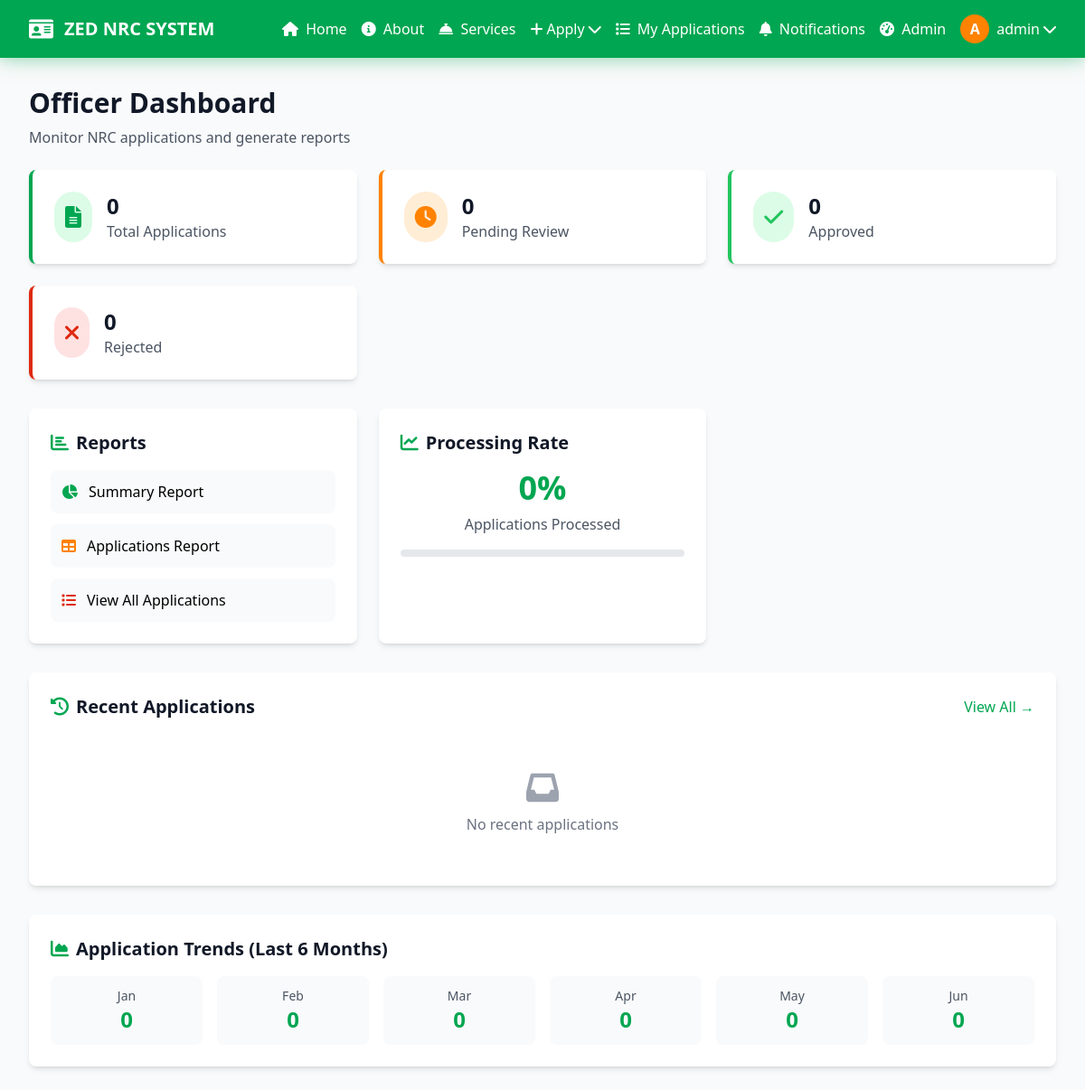
The app's page /officer-dashboard/ (signed in, upper part), older data.
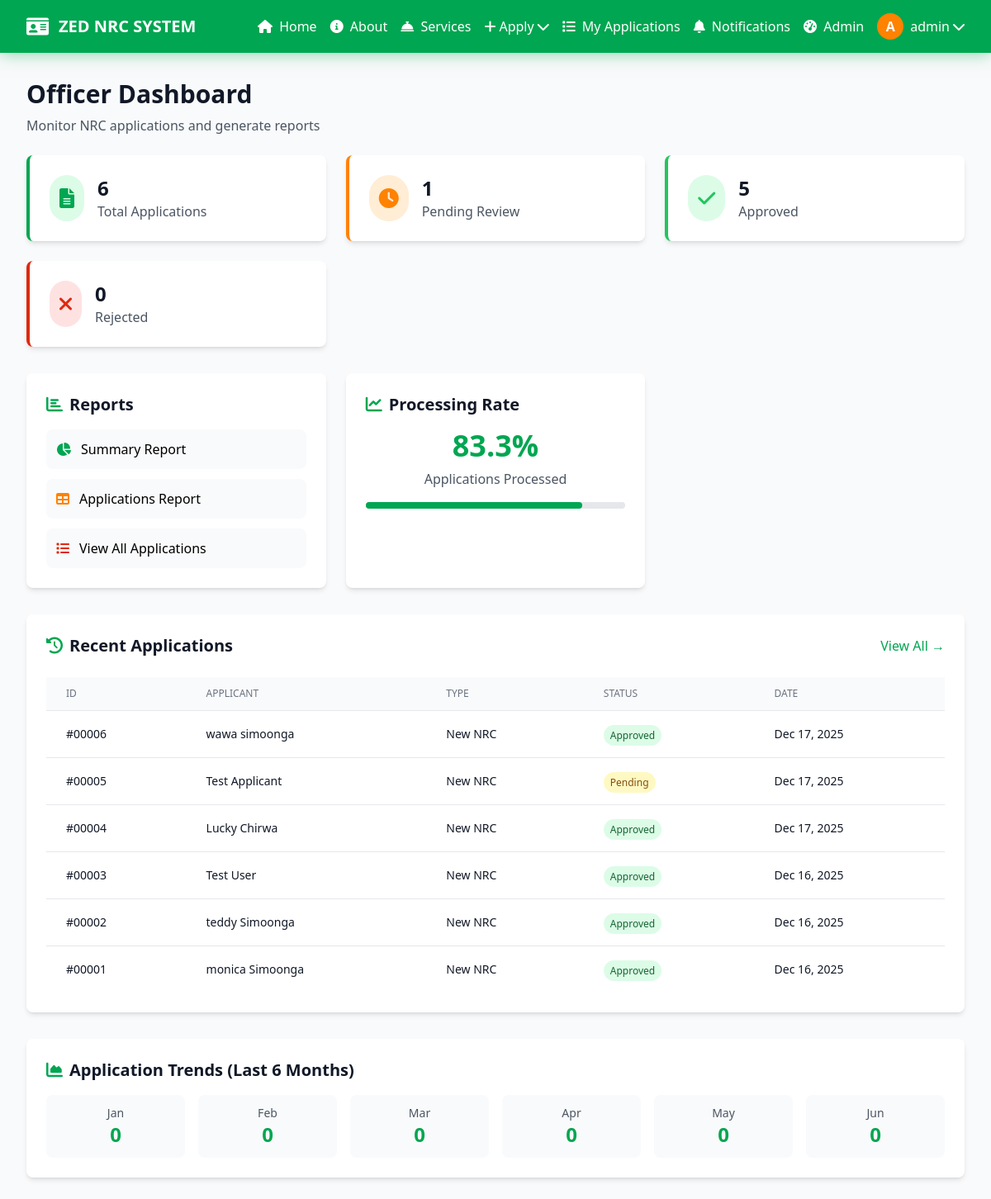
The same page, newer data.
### applications/models.py (models this page shows, shortened)
class NRCApplication(models.Model):
    STATUS_CHOICES = [
        ('pending', 'Pending'),
        ('approved', 'Approved'),
        ('rejected', 'Rejected'),
    ]
    user = models.ForeignKey(User, on_delete=models.CASCADE)
    application_type = models.CharField(max_length=20, choices=[('new', 'New NRC'), ('replacement', 'Replacement')])
    status = models.CharField(max_length=20, choices=STATUS_CHOICES, default='pending')
    created_at = models.DateTimeField(default=timezone.now)
    updated_at = models.DateTimeField(auto_now=True)
    village = models.CharField(max_length=100)
    district = models.CharField(max_length=100, default='Not provided')
    date_of_birth = models.DateField()
    place_of_birth = models.CharField(max_length=100)
    chief_name = models.CharField(max_length=100)
    sex = models.CharField(max_length=10, choices=[('M', 'Male'), ('F', 'Female')], default='M')
    photo = models.ImageField(upload_to='photos/applicants/', help_text='Upload your passport-size photo', blank=True, null=True)
    mother_full_name = models.CharField(max_length=200, default='Not provided')
    mother_village = models.CharField(max_length=100)
    mother_district = models.CharField(max_length=100, default='Not provided')
    mother_date_of_birth = models.DateField()
    mother_place_of_birth = models.CharField(max_length=100)
    mother_chief_name = models.CharField(max_length=100)
    father_full_name = models.CharField(max_length=200, default='Not provided')
    father_village = models.CharField(max_length=100)
    father_district = models.CharField(max_length=100, default='Not provided')
    father_date_of_birth = models.DateField()
    father_place_of_birth = models.CharField(max_length=100)
    father_chief_name = models.CharField(max_length=100)
    birth_certificate = models.FileField(upload_to='documents/birth_certificates/')
    under_five_card = models.FileField(upload_to='documents/under_five_cards/')
    old_nrc = models.FileField(upload_to='documents/old_nrc/', blank=True, null=True)  # For replacements
    replacement_reason = models.TextField(blank=True, help_text='Reason for NRC replacement')
    admin_notes = models.TextField(blank=True)
    nrc_number = models.CharField(max_length=20, blank=True, null=True, unique=True)
    nrc_front_image = models.CharField(max_length=255, blank=True, null=True)
    nrc_back_image = models.CharField(max_length=255, blank=True, null=True)
    nrc_generated_at = models.DateTimeField(blank=True, null=True)
    digital_signature = models.TextField(blank=True, null=True, help_text='Base64 encoded signature image')
    class Meta:
        ordering = ['-created_at']

### accounts/models.py (models this page shows, shortened)
class CustomUser(AbstractUser):
    phone_number = models.CharField(max_length=15, blank=True)
    nrc_number = models.CharField(max_length=20, blank=True, unique=True, null=True)
    profile_image = models.ImageField(upload_to='profile_images/', blank=True, null=True)
    bio = models.TextField(max_length=500, blank=True)
    otp_code = models.CharField(
        max_length=6,
        blank=True,
        null=True,
        default=None,        # ← Changed from "" to None (real change)
        editable=False,      # ← New attribute Django can't ignore
        verbose_name="OTP Code",
        help_text="Temporary 6-digit code"
    )
    otp_created_at = models.DateTimeField(
        blank=True,
        null=True,
        default=None,        # ← Changed from timezone.now to None
        editable=False,
        verbose_name="OTP Created At"
    )
    otp_verified = models.BooleanField(
        default=False,
        verbose_name="OTP Verified",
        editable=False       # ← Also added here
    )
    def get_initials(self):
        if self.first_name and self.last_name:
            return f"{self.first_name[0]}{self.last_name[0]}".upper()
        return self.username[0].upper() if self.username else "U"

### applications/views.py (the view)
# urls.py: path('officer-dashboard/', views.officer_dashboard, name='officer_dashboard'),
@login_required
def officer_dashboard(request):
    from .reports_service import ReportsService
    stats = ReportsService.get_dashboard_stats()
    recent_applications = NRCApplication.objects.order_by('-created_at')[:10]
    performance = ReportsService.get_performance_metrics()
    context = {
        **stats,
        'recent_applications': recent_applications,
        'monthly_data': performance['monthly_data'][:6],  # Last 6 months
        'processing_rate': performance['processing_rate'],
    }
    return render(request, 'applications/officer_dashboard.html', context)

### applications/reports_service.py (called while the page is built)
    @staticmethod
    def get_dashboard_stats():
        total_applications = NRCApplication.objects.count()
        pending_applications = NRCApplication.objects.filter(status='pending').count()
        approved_applications = NRCApplication.objects.filter(status='approved').count()
        rejected_applications = NRCApplication.objects.filter(status='rejected').count()
        return {
            'total_applications': total_applications,
            'pending_applications': pending_applications,
            'approved_applications': approved_applications,
            'rejected_applications': rejected_applications,
        }

### templates/applications/officer_dashboard.html (shortened to what the changed rows need)
{% extends 'base.html' %}
{% block content %}
<div class="max-w-7xl mx-auto fade-in-scroll">
    <div class="mb-6">
        <h1 class="text-3xl font-bold text-gray-900 mb-2">Officer Dashboard</h1>
    </div>
    <div class="grid grid-cols-1 md:grid-cols-4 gap-6 mb-8">
        <div class="bg-white rounded-lg shadow-md p-6 border-l-4 border-zambian-green card-hover">
            <div class="flex items-center">
                <div class="ml-4">
                    <p class="text-2xl font-bold text-gray-900">{{ total_applications }}</p>
                    <p class="text-gray-600">Total Applications</p>
                </div>
            </div>
        </div>
        <div class="bg-white rounded-lg shadow-md p-6 border-l-4 border-zambian-orange card-hover">
            <div class="flex items-center">
                <div class="ml-4">
                    <p class="text-2xl font-bold text-gray-900">{{ pending_applications }}</p>
                    <p class="text-gray-600">Pending Review</p>
                </div>
            </div>
        </div>
        <div class="bg-white rounded-lg shadow-md p-6 border-l-4 border-green-500 card-hover">
            <div class="flex items-center">
                <div class="ml-4">
                    <p class="text-2xl font-bold text-gray-900">{{ approved_applications }}</p>
                    <p class="text-gray-600">Approved</p>
                </div>
            </div>
        </div>
    </div>
    <div class="grid grid-cols-1 md:grid-cols-2 gap-6 mb-8">
        <div class="bg-white rounded-lg shadow-md p-6">
            <h2 class="text-xl font-semibold text-gray-900 mb-4">
                <i class="fas fa-chart-bar text-zambian-green mr-2"></i>Reports
            </h2>
        </div>
        <div class="bg-white rounded-lg shadow-md p-6">
            <h2 class="text-xl font-semibold text-gray-900 mb-4">
                <i class="fas fa-chart-line text-zambian-green mr-2"></i>Processing Rate
            </h2>
            <div class="text-center">
                <div class="text-4xl font-bold text-zambian-green mb-2">{{ processing_rate }}%</div>
                <p class="text-gray-600">Applications Processed</p>
            </div>
            <div class="mt-4 bg-gray-200 rounded-full h-2">
                <div class="bg-zambian-green h-2 rounded-full" style="width: {{ processing_rate }}%"></div>
            </div>
        </div>
    </div>
    <div class="bg-white rounded-lg shadow-md p-6 mb-8">
        <div class="flex items-center justify-between mb-6">
            <h2 class="text-xl font-semibold text-gray-900">
                <i class="fas fa-history text-zambian-green mr-2"></i>Recent Applications
            </h2>
        </div>
        {% if recent_applications %}
        <div class="overflow-x-auto">
            <table class="min-w-full divide-y divide-gray-200">
                <thead class="bg-gray-50">
                    <tr>
                        <th class="px-6 py-3 text-left text-xs font-medium text-gray-500 uppercase">ID</th>
                        <th class="px-6 py-3 text-left text-xs font-medium text-gray-500 uppercase">Applicant</th>
                        <th class="px-6 py-3 text-left text-xs font-medium text-gray-500 uppercase">Type</th>
                        <th class="px-6 py-3 text-left text-xs font-medium text-gray-500 uppercase">Status</th>
                        <th class="px-6 py-3 text-left text-xs font-medium text-gray-500 uppercase">Date</th>
                    </tr>
                </thead>
                <tbody class="bg-white divide-y divide-gray-200">
                    {% for application in recent_applications %}
                    <tr class="hover:bg-gray-50">
                        <td class="px-6 py-4 text-sm text-gray-900">#{{ application.id|stringformat:"05d" }}</td>
                        <td class="px-6 py-4 text-sm text-gray-900">{{ application.user.get_full_name }}</td>
                        <td class="px-6 py-4 text-sm text-gray-900">{{ application.get_application_type_display }}</td>
                        <td class="px-6 py-4">
                            <span class="px-2 py-1 text-xs rounded-full
                                       {% if application.status == 'approved' %}bg-green-100 text-green-800
                                       {% elif application.status == 'rejected' %}bg-red-100 text-red-800
                                       {% else %}bg-yellow-100 text-yellow-800{% endif %}">
                                {{ application.get_status_display }}
                            </span>
                        </td>
                        <td class="px-6 py-4 text-sm text-gray-900">{{ application.created_at|date:"M d, Y" }}</td>
                    </tr>
                    {% endfor %}
                </tbody>
            </table>
        </div>
        {% else %}
        <div class="text-center py-8">
            <i class="fas fa-inbox text-4xl text-gray-400 mb-2"></i>
            <p class="text-gray-500">No recent applications</p>
        </div>
        {% endif %}
    </div>
    {% if monthly_data %}
    <div class="bg-white rounded-lg shadow-md p-6">
        <h2 class="text-xl font-semibold text-gray-900 mb-4">
            <i class="fas fa-chart-area text-zambian-green mr-2"></i>Application Trends (Last 6 Months)
        </h2>
        <div class="grid grid-cols-2 md:grid-cols-3 lg:grid-cols-6 gap-4">
            {% for month in monthly_data %}
            <div class="text-center p-3 bg-gray-50 rounded-lg">
                <p class="text-sm text-gray-600">{{ month.month|slice:":3" }}</p>
                <p class="text-2xl font-bold text-zambian-green">{{ month.count }}</p>
            </div>
            {% endfor %}
        </div>
    </div>
    {% endif %}
</div>
{% endblock %}

Row changes from the older to the newer data that the page shows:
added NRCApplication: id "00006", user.get_full_name "wawa simoonga", application_type "New NRC", status "Approved", created_at "Dec 17, 2025"
added NRCApplication: id "00005", user.get_full_name "Test Applicant", application_type "New NRC", status "Pending", created_at "Dec 17, 2025"
added NRCApplication: id "00004", user.get_full_name "Lucky Chirwa", application_type "New NRC", status "Approved", created_at "Dec 17, 2025"
added NRCApplication: id "00003", user.get_full_name "Test User", application_type "New NRC", status "Approved", created_at "Dec 16, 2025"
added NRCApplication: id "00002", user.get_full_name "teddy Simoonga", application_type "New NRC", status "Approved", created_at "Dec 16, 2025"
added NRCApplication: id "00001", user.get_full_name "monica Simoonga", application_type "New NRC", status "Approved", created_at "Dec 16, 2025"
Text that changed along with them:
{{ total_applications }}: "0" → "6"
{{ pending_applications }}: "0" → "1"
{{ approved_applications }}: "0" → "5"
{{ processing_rate }}: "0" → "83.3"
text no longer shown: "No recent applications"
text now shown: "ID APPLICANT TYPE STATUS DATE"
